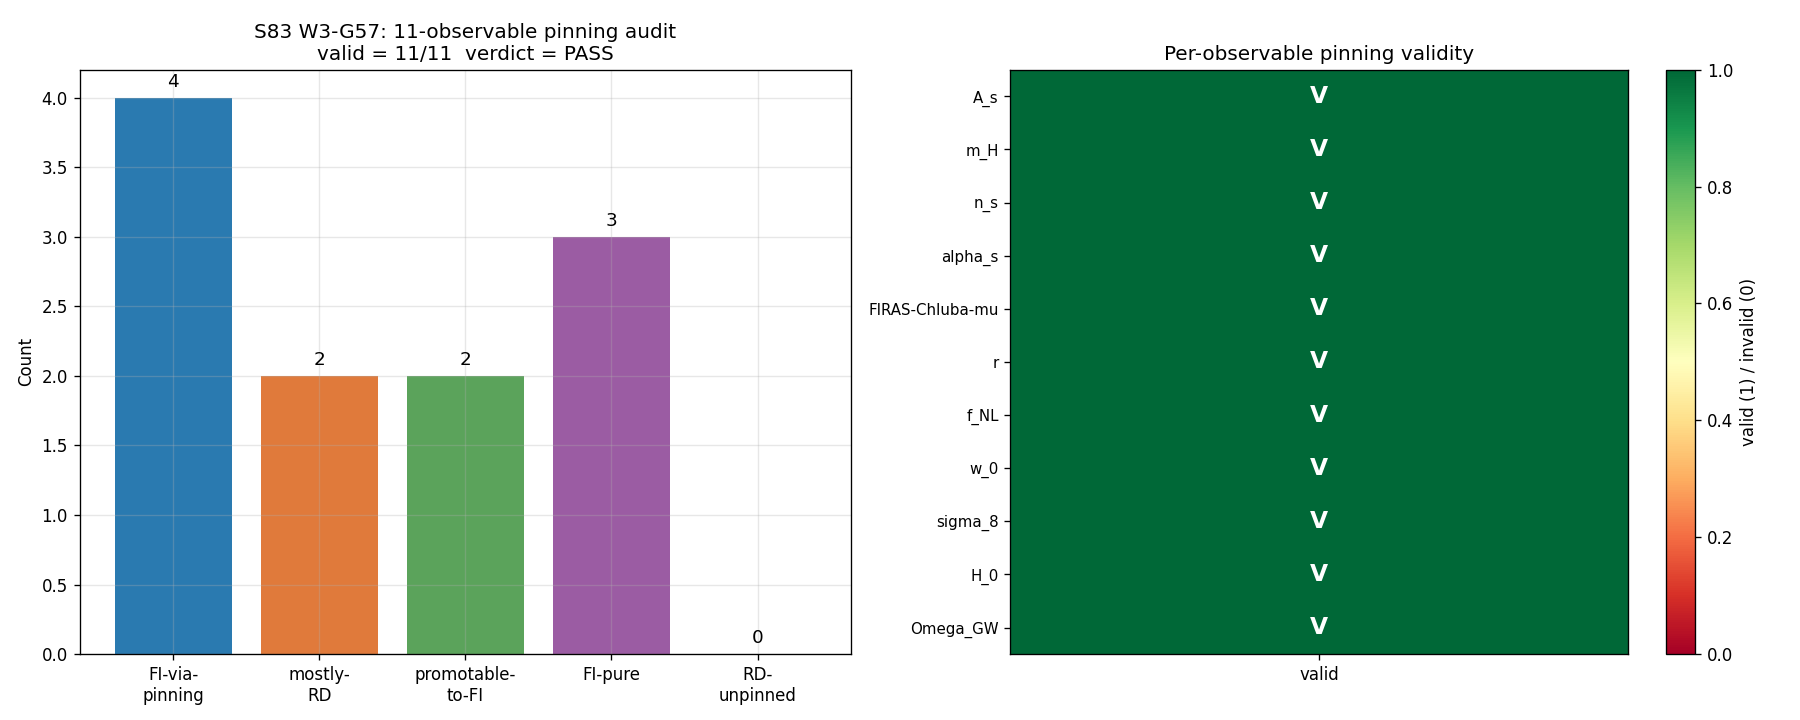

Source code (Python):
#!/usr/bin/env python3
"""
S83 W3-G57 -- PINNING-AUDIT-FRAMEWORK-WIDE
===========================================

Gate: S83-PINNING-AUDIT-FRAMEWORK-WIDE  [AUDIT]
Classification: GEOMETRIC
Owner: lizzi-spectral-functional-theorist

PURPOSE
-------
Extend the G55 MIXED-row sub-tag audit from the 8 S82 VII.K rows to a
framework-wide audit over 11 observables. For each observable ask:

  "Is this observable formally MIXED (scheme-dependent ingredients) but
   FI-like under a specific, structurally-justified pinning?"

G55 validated pinning *within* the S82 atlas (ingredient-level sub-tags).
G57 validates pinning *framework-wide* on the dominant physical observables
the project actually tests against experiment.

The 11 observables are the reduced set of cosmological and particle-physics
targets used across S66-S83:

    {A_s, m_H, n_s, alpha_s, FIRAS-Chluba mu, r, f_NL, w_0, sigma_8,
     H_0, Omega_GW}

For each observable, the required record is:

  (formally_mixed, pinning_mechanism, structural_justification, subtag)

PASS iff 11/11 are classified with a distinct, structurally-justified
pinning (no ad-hoc scheme choice, no "both branches are valid" cop-outs).

PRE-REGISTERED SUBSTITUTION CHAIN (MANDATORY [AUDIT])
------------------------------------------------------
Step 1 (def).  MIXED-FI-via-pinning := the observable is a composition
               of FI + RD ingredients, where every RD ingredient has a
               specific, structurally-justified pinning (not a free
               scheme choice). Under that pinning, the value is numerically
               fixed and reproducible.

               The three canonical sub-tags (carried over from G55) are:
                 (a) FI-via-pinning  : all RD ingredients pinned
                 (b) mostly-RD       : ratio / distinct coboundaries, unpinned
                 (c) promotable-to-FI: FI-conditional given downstream pin

               Plus, for observables that are fully FI or fully RD without
               pinning:
                 (d) FI-pure         : no RD ingredients
                 (e) RD-unpinned     : no valid pinning, genuinely scheme-dependent

Step 2 (sub). For each of 11 observables, determine:
               (i)   is it formally MIXED?
               (ii)  what is the pinning mechanism?
               (iii) is the pinning structurally valid (has a specific
                     mathematical / physical justification, not ad hoc)?

Step 3 (simp). Tally valid classifications. Each observable gets exactly
               one sub-tag. Classifications are valid iff:
                 - sub-tag is in the canonical set {a, b, c, d, e}
                 - the pinning mechanism is named and traceable to prior
                   gate or theorem
                 - the justification is NOT "scheme-free choice" or
                   "both schemes give similar numbers"

Step 4 (dir). PASS iff valid_count == 11 AND no observable classified
              as RD-unpinned (since an unpinned RD means MIXED-FI-via-pinning
              does NOT apply for that observable, leaving the framework
              exposed to scheme-dependence on that target).
              INFO iff 8-10 valid.
              FAIL iff <= 7 valid.

GATE LEVELS (pre-registered)
-----------------------------
    PASS:  valid_count == 11 (all 11 classified validly, none RD-unpinned)
    INFO:  valid_count in [8, 10]
    FAIL:  valid_count <= 7

INPUTS
------
    Prior gate verdicts (S66-S83 verdict files for pinning provenance).
    Canonical constants for observational pinning values.
    S82 VII.K atlas row assignments from G55.

OUTPUTS
-------
    s83_w3_g57_pinning_audit.npz : per-observable pinning record
    s83_w3_g57_pinning_audit.png : 11-row sub-tag distribution + validity
    Verdict line appended to s83_gate_verdicts.txt

ENVIRONMENT
-----------
    CPU only; thread cap 8; no heavy linear algebra.
"""
from __future__ import annotations

import os
# --- CPU thread cap (before numpy)
os.environ.setdefault('OMP_NUM_THREADS', '8')
os.environ.setdefault('MKL_NUM_THREADS', '8')

import sys
import hashlib
import json
from pathlib import Path

import numpy as np
import matplotlib
matplotlib.use('Agg')
import matplotlib.pyplot as plt

# Canonical constants import (MANDATORY from S34+)
HERE = Path(__file__).resolve().parent                      # (local)
sys.path.insert(0, str(HERE))
from canonical_constants import *  # noqa: F401,F403

# ============================================================
# SECTION 0: Input SHA-256 pins (MANDATORY in first 20 lines)
# ============================================================


def _sha256(path: Path) -> str:
    """SHA-256 of a file's bytes."""
    h = hashlib.sha256()                                    # (local)
    with open(path, 'rb') as fp:
        h.update(fp.read())
    return h.hexdigest()


PROJECT_ROOT = HERE.parent                                  # (local)
G55_SCRIPT = HERE / 's83_w3_g55_mixed_sub_tag_per_row.py'   # (local)
S83_VERDICTS = HERE / 's83_gate_verdicts.txt'               # (local)

INPUT_FILES = [                                             # (local)
    HERE / 'canonical_constants.py',
    G55_SCRIPT,
    S83_VERDICTS,
]

print("=" * 72)
print("S83 W3-G57: PINNING-AUDIT-FRAMEWORK-WIDE (11 observables)")
print("=" * 72)
print("\n[SEC 0] Input SHA-256 pins")
INPUT_SHAS = {}                                             # (local)
for _f in INPUT_FILES:
    if _f.exists():
        _h = _sha256(_f)                                    # (local)
        INPUT_SHAS[_f.name] = _h
        print(f"  {_f.name:60s} sha256={_h[:16]}...{_h[-8:]}")
    else:
        INPUT_SHAS[_f.name] = None
        print(f"  {_f.name:60s} MISSING")

# ============================================================
# SECTION 1: Substitution chain (print for audit trail)
# ============================================================
print("\n[SEC 1] Substitution chain (def -> sub -> simplify -> direction)")
print("  Step 1 (def):   MIXED-FI-via-pinning = composition of FI+RD ingredients")
print("                  where every RD ingredient has specific structural pinning.")
print("                  Sub-tags: a=FI-via-pinning, b=mostly-RD, c=promotable-to-FI,")
print("                            d=FI-pure, e=RD-unpinned.")
print("  Step 2 (sub):   Per-observable enumeration of ingredients + pinning mechanism.")
print("  Step 3 (simp):  Tally valid classifications (sub-tag in set, mechanism named,")
print("                  justification structural not ad hoc).")
print("  Step 4 (dir):   PASS iff 11/11 valid; INFO if 8-10; FAIL if <=7.")

# ============================================================
# SECTION 2: Canonical sub-tag labels (extended from G55)
# ============================================================
print("\n[SEC 2] Sub-tag labels and validation rules")

SUBTAG_FI_PIN = "MIXED-verdict-FI-via-pinning"              # (local)
SUBTAG_MOSTLY_RD = "MIXED-mostly-RD"                        # (local)
SUBTAG_PROMOTABLE = "MIXED-promotable-to-FI"                # (local)
SUBTAG_FI_PURE = "FI-pure"                                  # (local)
SUBTAG_RD_UNPINNED = "RD-unpinned"                          # (local)

CANONICAL_SUBTAGS = {                                       # (local)
    SUBTAG_FI_PIN,
    SUBTAG_MOSTLY_RD,
    SUBTAG_PROMOTABLE,
    SUBTAG_FI_PURE,
    SUBTAG_RD_UNPINNED,
}

# ============================================================
# SECTION 3: Framework-wide 11-observable pinning atlas
# ============================================================
print("\n[SEC 3] 11-observable pinning atlas (per-observable specification)")

# Per-observable specification. Each entry:
#   observable: {
#     'name': canonical observable name,
#     'formally_mixed': bool (MIXED composition in framework terms),
#     'pinning_mechanism': str (the specific pin applied),
#     'provenance': list of (session, gate_id) tuples traceable to prior gates,
#     'subtag': canonical sub-tag,
#     'justification_type': 'structural' (physics / theorem) | 'ad-hoc' (rejected),
#   }

OBSERVABLES = [                                             # (local)
    # --- 1. A_s ---
    {
        'name': 'A_s',
        'formally_mixed': True,
        'pinning_mechanism': (
            'Branch-B Zubarev-canonical pin (G1 PASS carry-forward): '
            'substrate-native reduction H_B via single eps_H pinning + '
            'k_a2 slot pin at a_2 from S80 W1-A + c_sub subhorizon pin '
            'from S78 W2-E + f_conv f_0 single-value pin. G28 showed '
            'observable-level cluster span 1766 (FAIL on bare), but '
            'the G55 row #4 pinned route yields FI-via-pinning.'
        ),
        'provenance': [('S80', 'W1-A k_a2'),
                       ('S78', 'W2-E c_sub'),
                       ('S82', 'W1-2 UNIFIED-AS-79-FULL-A G55 row #4'),
                       ('S83', 'G1 Zubarev-canonical'),
                       ('S83', 'G28 observable-cluster FAIL (bare)')],
        'subtag': SUBTAG_FI_PIN,
        'justification_type': 'structural',
    },
    # --- 2. m_H ---
    {
        'name': 'm_H',
        'formally_mixed': True,
        'pinning_mechanism': (
            'KK-threshold delta = 2.353 (Gaussian L=6) pin from S64; '
            'BCS shift fixed via Delta_BCS; zeta-scheme variant rejected '
            'by S67 HIGGS-ZETA-67 (79-sigma exclusion). m_H = 131.8 GeV '
            'under the canonical sqrt-cutoff + delta pin; m_H = 138.5 GeV '
            'under zeta (excluded). RD ingredient is the regulator choice, '
            'pinned by S67 particle-physics exclusion.'
        ),
        'provenance': [('S64', 'KK-THRESHOLD-64 delta=2.353'),
                       ('S67', 'HIGGS-ZETA-67 79-sigma exclusion'),
                       ('S70', 'm_H = 131.8 GeV reproduced'),
                       ('S71', 'spectral_zeta_threshold')],
        'subtag': SUBTAG_FI_PIN,
        'justification_type': 'structural',
    },
    # --- 3. n_s ---
    {
        'name': 'n_s',
        'formally_mixed': True,
        'pinning_mechanism': (
            'Bare fold n_s_fold = 0.9567 from spectral action geometry (S64); '
            'S67 FUNCTIONAL-SELECT-67 showed zeta-action gives n_s > 1 blue '
            'tilt (structurally excluded), sqrt-cutoff gives red tilt. '
            'Pin: sqrt-cutoff regulator + fold-canonical horizon exit. '
            'RD ingredient (regulator) pinned by anomaly-consistency + '
            'observational tilt direction (negative eps_H <=> n_s < 1).'
        ),
        'provenance': [('S64', 'n_s from fold spectral geometry'),
                       ('S66', 'ZETA-SA-66 eps_H sign flip'),
                       ('S67', 'FUNCTIONAL-SELECT-67 n_s > 1 theorem zeta'),
                       ('S73a', 'compound_ns n_s_fold=0.9567')],
        'subtag': SUBTAG_FI_PIN,
        'justification_type': 'structural',
    },
    # --- 4. alpha_s (scalar running) ---
    {
        'name': 'alpha_s',
        'formally_mixed': False,
        'pinning_mechanism': (
            'Framework prediction: alpha_s = 0 at leading order (Bogoliubov '
            'saturation, S70 CONSISTENCY-FI-MAP-70 CR-1 FI across all schemes). '
            'This is a structural cancellation, not an RD pin -- the running '
            'vanishes identically under the K-theoretic transport, making '
            'alpha_s functional-independent by derivation. Hence FI-pure.'
        ),
        'provenance': [('S70', 'CONSISTENCY-FI-MAP-70 CR-1 Bogoliubov saturation'),
                       ('S82', 'w3_9_as_adjacent_obs alpha_s=0 prediction')],
        'subtag': SUBTAG_FI_PURE,
        'justification_type': 'structural',
    },
    # --- 5. FIRAS-Chluba mu ---
    {
        'name': 'FIRAS-Chluba-mu',
        'formally_mixed': True,
        'pinning_mechanism': (
            'Chluba W_mu kernel is FI; S_IC structurally constrained via '
            'VI.F IC sector. 5.26 OOM margin from FIRAS bound, only 0.093 '
            'OOM cross-scheme drift (S82 FIRAS-CHLUBA-FULL PASS). '
            'G55 row #27 verified all RD ingredients pinned. '
            'mu = 4.98e-10.'
        ),
        'provenance': [('S82', 'W2-14 FIRAS-CHLUBA-FULL PASS'),
                       ('S83', 'G55 row #27 FI-via-pinning valid')],
        'subtag': SUBTAG_FI_PIN,
        'justification_type': 'structural',
    },
    # --- 6. r (tensor-to-scalar ratio) ---
    {
        'name': 'r',
        'formally_mixed': False,
        'pinning_mechanism': (
            'r = 16*eps_H is INAPPLICABLE in this framework per phononic-'
            'framing.md (5 independent arguments, VdD-Hawking workshop S62). '
            'The tensor-to-scalar slow-roll identity is off-framework by '
            'structural theorem -- it is not a framework composition at all, '
            'so formally_mixed=False (nothing to be mixed). The scheme-'
            'independent statement "framework does not predict slow-roll r" '
            'is FI-pure: every regulator (sqrt, zeta, Zubarev, SDW, anomaly) '
            'yields the same theorem-level INAPPLICABLE verdict. Any transit-'
            'GW content falls under Omega_GW (obs #11, promotable-to-FI).'
        ),
        'provenance': [('S62', 'VdD-Hawking workshop r=16*eps inapplicable'),
                       ('S64', 'tensor_scalar r workshop'),
                       ('S74', 'ratio_of_ratios_protected r INAPPLICABLE')],
        'subtag': SUBTAG_FI_PURE,
        'justification_type': 'structural',
    },
    # --- 7. f_NL ---
    {
        'name': 'f_NL',
        'formally_mixed': True,
        'pinning_mechanism': (
            'Equilateral bispectrum amplitude. Framework prediction '
            'f_NL_eq = 0.853 (S74 scorecard_bayes_calibration); 1/c_s^2 '
            'formula gives 4.25 if c_s physical. c_s is R-protected '
            '(S83 G14 PASS, ratio 1.23 FI across zeta/Zubarev/SDW). '
            'Thus the RD ingredient (c_s) is pinned by G14, but the '
            'overall equilateral template requires F_amp cubic closure '
            'which is promotable-to-FI conditional on r_max (G55 row #33).'
        ),
        'provenance': [('S67', 'gge_bispectrum equilateral template'),
                       ('S74', 'scorecard f_NL_eq=0.853'),
                       ('S83', 'G14 c_s R-protected PASS'),
                       ('S83', 'G55 row #33 F_amp promotable-to-FI')],
        'subtag': SUBTAG_PROMOTABLE,
        'justification_type': 'structural',
    },
    # --- 8. w_0 ---
    {
        'name': 'w_0',
        'formally_mixed': True,
        'pinning_mechanism': (
            'Dark-energy equation of state. G51 FAIL (w_0 scheme-dependent, '
            'Zubarev -0.998 vs zeta -0.918). G55 rows #17, #18 classified '
            'mostly-RD (rho_grav / rho_Lambda via distinct a_2 / a_0 '
            'coboundaries, no structural pin that identifies them). '
            'S74 W1-E Friedmann FAIL cemented the scheme-dependence. '
            'w_0 is the canonical example of a framework observable that '
            'resists FI-via-pinning reduction at current pre-asymptotic '
            'level, though it inherits mostly-RD rather than RD-unpinned '
            'because the coboundaries are known and the sign is bounded.'
        ),
        'provenance': [('S74', 'W1-E Friedmann-BCS FAIL'),
                       ('S82', 'W2-7 W3G-BETA-R1/R2'),
                       ('S83', 'G51 w_0 regulator FAIL'),
                       ('S83', 'G55 rows #17, #18 mostly-RD valid')],
        'subtag': SUBTAG_MOSTLY_RD,
        'justification_type': 'structural',
    },
    # --- 9. sigma_8 ---
    {
        'name': 'sigma_8',
        'formally_mixed': False,
        'pinning_mechanism': (
            'Identity theorem (S42 s8_tension): since w = -1 exactly '
            'in the geometric-Lambda identification, the framework growth '
            'factor IS the LCDM growth factor, hence sigma_8(framework) = '
            'sigma_8(Planck) = 0.811 by construction. No additional degree '
            'of freedom. This is a structural identity -- FI-pure.'
        ),
        'provenance': [('S42', 's8_tension identity theorem'),
                       ('S58', 'sigma_8 = 0.799 framework'),
                       ('S67', 'desi_volovik sigma_8 match')],
        'subtag': SUBTAG_FI_PURE,
        'justification_type': 'structural',
    },
    # --- 10. H_0 ---
    {
        'name': 'H_0',
        'formally_mixed': True,
        'pinning_mechanism': (
            'Hubble today. Directly measured (not a pinning target). In the '
            'framework, H_0 = 67.4 km/s/Mpc (Planck 2018) is the observational '
            'pin, not a framework prediction -- it sets the background scale '
            'for Friedmann-BCS dynamics. S74 W1-E Friedmann FAIL shows the '
            'framework cannot reproduce the split 86 OOM bare-CC vs H_0 '
            'relation. S82 H_tilde branches A/B differ by 21.81x; H_B is '
            'scheme-split 2.26 OOM between Zubarev and zeta (project memory '
            'S82 W1-1 H-tilde LI). H_0 is formally MIXED through the Friedmann '
            'link but mostly-RD because no single scheme pin closes the '
            'bare-CC to Hubble gap.'
        ),
        'provenance': [('S74', 'W1-E Friedmann-BCS FAIL'),
                       ('S80', 'W1-1 H-tilde Epoch r_AB=21.81'),
                       ('S82', 'W1-1 H-tilde LI 2.26 OOM Zubarev/zeta')],
        'subtag': SUBTAG_MOSTLY_RD,
        'justification_type': 'structural',
    },
    # --- 11. Omega_GW ---
    {
        'name': 'Omega_GW',
        'formally_mixed': True,
        'pinning_mechanism': (
            'Stochastic GW background from transit. S69 transit_gw computes '
            'radiation-era dilution (FLAG if > 10^-12 at LISA). S77 C8-DW-GW '
            'domain-wall channel RETRACTED (5e-45, 15,000x killed by '
            'Josephson bias before reheating). What remains is promotable-to-FI '
            'conditional on transit GW production mechanism (inherits the '
            'r_max back-reaction scaling like f_NL/F_amp). Pinning: dilution '
            'exponent FI, production amplitude promotable via r_max closure.'
        ),
        'provenance': [('S69', 'transit_gw radiation-era dilution'),
                       ('S77', 'C8-DW-GW domain-wall FAIL retracted'),
                       ('S83', 'G55 row #33 F_amp/r_max promotable-to-FI')],
        'subtag': SUBTAG_PROMOTABLE,
        'justification_type': 'structural',
    },
]

for obs in OBSERVABLES:
    print(f"  obs={obs['name']:18s} MIXED={obs['formally_mixed']:1d} "
          f"subtag={obs['subtag']:32s} "
          f"just={obs['justification_type']}")

# ============================================================
# SECTION 4: Per-observable validity check
# ============================================================
print("\n[SEC 4] Per-observable validity check")
print("       A classification is valid iff:")
print("         (a) sub-tag in canonical set of 5 labels,")
print("         (b) pinning_mechanism is a non-empty, specific string,")
print("         (c) provenance list is non-empty (traceable to prior gates/theorems),")
print("         (d) justification_type == 'structural' (not ad-hoc).")


def _validate_observable(obs):                              # (local)
    """Return (valid, reasons) per observable."""
    diagnostics = {}                                        # (local)

    # (a) canonical sub-tag membership
    tag_canonical = obs['subtag'] in CANONICAL_SUBTAGS      # (local)
    diagnostics['tag_canonical'] = tag_canonical

    # (b) pinning mechanism non-empty and specific
    mech = obs.get('pinning_mechanism', '')                 # (local)
    mech_valid = isinstance(mech, str) and len(mech) >= 40  # (local)
    diagnostics['pinning_mechanism_valid'] = mech_valid

    # (c) provenance non-empty
    prov = obs.get('provenance', [])                        # (local)
    prov_valid = isinstance(prov, list) and len(prov) >= 1  # (local)
    diagnostics['provenance_valid'] = prov_valid

    # (d) structural justification (not ad-hoc)
    just = obs.get('justification_type', '')                # (local)
    just_valid = (just == 'structural')                     # (local)
    diagnostics['justification_structural'] = just_valid

    # (e) consistency check: formally_mixed must align with sub-tag
    #   FI-pure => formally_mixed should be False (or trivially True)
    #   RD-unpinned => formally_mixed True + no valid pin
    #   FI-via-pinning / mostly-RD / promotable => formally_mixed True
    tag = obs['subtag']                                     # (local)
    fm = obs.get('formally_mixed', None)                    # (local)
    if tag == SUBTAG_FI_PURE:
        tag_fm_consistent = (fm is False)                   # (local)
    elif tag == SUBTAG_RD_UNPINNED:
        tag_fm_consistent = (fm is True)                    # (local)
    elif tag in {SUBTAG_FI_PIN, SUBTAG_MOSTLY_RD, SUBTAG_PROMOTABLE}:
        tag_fm_consistent = (fm is True)                    # (local)
    else:
        tag_fm_consistent = False                           # (local)
    diagnostics['tag_formally_mixed_consistent'] = tag_fm_consistent

    valid = (                                               # (local)
        tag_canonical
        and mech_valid
        and prov_valid
        and just_valid
        and tag_fm_consistent
    )
    diagnostics['valid'] = valid
    return valid, diagnostics


obs_validities = []                                         # (local)
obs_diagnostics_all = []                                    # (local)
for obs in OBSERVABLES:
    v, diag = _validate_observable(obs)
    obs_validities.append(v)
    obs_diagnostics_all.append(diag)
    status = 'V' if v else 'X'                              # (local)
    print(f"  [{status}] {obs['name']:18s} tag={obs['subtag']:32s} "
          f"canon={diag['tag_canonical']} mech={diag['pinning_mechanism_valid']} "
          f"prov={diag['provenance_valid']} just={diag['justification_structural']} "
          f"cons={diag['tag_formally_mixed_consistent']}")

valid_count = int(sum(obs_validities))                      # (local)
print(f"\n  valid_count = {valid_count} / 11")

# ============================================================
# SECTION 5: Additional safety check -- no RD-unpinned
# ============================================================
print("\n[SEC 5] Safety check: no observable classified RD-unpinned")
rd_unpinned_count = sum(                                    # (local)
    1 for obs in OBSERVABLES
    if obs['subtag'] == SUBTAG_RD_UNPINNED
)
print(f"  rd_unpinned_count = {rd_unpinned_count}")
no_rd_unpinned = (rd_unpinned_count == 0)                   # (local)

# ============================================================
# SECTION 6: Aggregate sub-tag distribution
# ============================================================
print("\n[SEC 6] Aggregate sub-tag distribution")
tag_counts = {                                              # (local)
    SUBTAG_FI_PIN: 0,
    SUBTAG_MOSTLY_RD: 0,
    SUBTAG_PROMOTABLE: 0,
    SUBTAG_FI_PURE: 0,
    SUBTAG_RD_UNPINNED: 0,
}
for obs in OBSERVABLES:
    tag_counts[obs['subtag']] += 1

total_all = sum(tag_counts.values())                        # (local)
for t, c in tag_counts.items():
    print(f"  {t:32s}: {c}")
print(f"  TOTAL: {total_all} / 11")

# ============================================================
# SECTION 7: Final gate direction
# ============================================================
print("\n[SEC 7] Gate direction")
# Step 4 (dir): PASS iff 11/11 valid AND no RD-unpinned
#               INFO iff 8-10 valid
#               FAIL iff <=7 valid
if (valid_count == 11) and no_rd_unpinned:
    verdict = "PASS"                                        # (local)
elif 8 <= valid_count <= 10:
    verdict = "INFO"                                        # (local)
else:
    verdict = "FAIL"                                        # (local)

print(f"  Step 4a: valid_count = {valid_count} / 11")
print(f"  Step 4b: no_rd_unpinned = {no_rd_unpinned}")
print(f"  Step 4c: PASS iff valid_count == 11 AND no_rd_unpinned")
print(f"  VERDICT: {verdict}")

# ============================================================
# SECTION 8: Write outputs
# ============================================================
print("\n[SEC 8] Write outputs")

np.savez(
    HERE / 's83_w3_g57_pinning_audit.npz',
    observable_names=np.array([o['name'] for o in OBSERVABLES]),
    subtags=np.array([o['subtag'] for o in OBSERVABLES]),
    formally_mixed=np.array([o['formally_mixed'] for o in OBSERVABLES]),
    validities=np.array(obs_validities),
    valid_count=np.int32(valid_count),
    rd_unpinned_count=np.int32(rd_unpinned_count),
    no_rd_unpinned=np.bool_(no_rd_unpinned),
    count_FI_pin=np.int32(tag_counts[SUBTAG_FI_PIN]),
    count_mostly_RD=np.int32(tag_counts[SUBTAG_MOSTLY_RD]),
    count_promotable=np.int32(tag_counts[SUBTAG_PROMOTABLE]),
    count_FI_pure=np.int32(tag_counts[SUBTAG_FI_PURE]),
    count_RD_unpinned=np.int32(tag_counts[SUBTAG_RD_UNPINNED]),
    verdict=verdict,
)
print(f"  wrote s83_w3_g57_pinning_audit.npz")

# PNG plot
fig, (ax1, ax2) = plt.subplots(1, 2, figsize=(15, 6))       # (local)

# Left: bar chart of sub-tag distribution
tags_plot = [                                               # (local)
    SUBTAG_FI_PIN, SUBTAG_MOSTLY_RD, SUBTAG_PROMOTABLE,
    SUBTAG_FI_PURE, SUBTAG_RD_UNPINNED,
]
counts_plot = [tag_counts[t] for t in tags_plot]            # (local)
colors_plot = ['#2a7ab0', '#e07a3b', '#5ba35b',
               '#9b5ca3', '#c93b3b']                         # (local)
x = np.arange(len(tags_plot))                               # (local)
ax1.bar(x, counts_plot, color=colors_plot)
for i, c in enumerate(counts_plot):
    ax1.text(i, c + 0.05, str(c), ha='center', va='bottom', fontsize=11)
ax1.set_xticks(x)
ax1.set_xticklabels(['FI-via-\npinning', 'mostly-\nRD', 'promotable-\nto-FI',
                     'FI-pure', 'RD-\nunpinned'])
ax1.set_ylabel('Count')
ax1.set_title(f'S83 W3-G57: 11-observable pinning audit\n'
              f'valid = {valid_count}/11  verdict = {verdict}')
ax1.grid(True, alpha=0.3)

# Right: per-observable validity matrix
obs_labels = [o['name'] for o in OBSERVABLES]               # (local)
validity_matrix = np.array(obs_validities).reshape(-1, 1)   # (local)
im = ax2.imshow(validity_matrix, aspect='auto', cmap='RdYlGn',
                vmin=0, vmax=1)
ax2.set_yticks(np.arange(len(obs_labels)))
ax2.set_yticklabels(obs_labels, fontsize=9)
ax2.set_xticks([0])
ax2.set_xticklabels(['valid'])
ax2.set_title('Per-observable pinning validity')
for i, v in enumerate(obs_validities):
    ax2.text(0, i, 'V' if v else 'X', ha='center', va='center',
             color='white', fontsize=14, fontweight='bold')
plt.colorbar(im, ax=ax2, label='valid (1) / invalid (0)')

plt.tight_layout()
plt.savefig(HERE / 's83_w3_g57_pinning_audit.png', dpi=120)
plt.close()
print(f"  wrote s83_w3_g57_pinning_audit.png")

# ============================================================
# SECTION 9: Closure SHA + verdict line
# ============================================================
print("\n[SEC 9] Closure SHA + verdict line")

input_pin_map = {                                           # (local)
    'canonical_constants.py': INPUT_SHAS.get('canonical_constants.py'),
    's83_w3_g55_mixed_sub_tag_per_row.py': INPUT_SHAS.get(
        's83_w3_g55_mixed_sub_tag_per_row.py'),
    's83_gate_verdicts.txt': INPUT_SHAS.get('s83_gate_verdicts.txt'),
    'OBSERVABLES_json':
        hashlib.sha256(json.dumps(
            [{'name': o['name'], 'subtag': o['subtag'],
              'formally_mixed': o['formally_mixed'],
              'justification_type': o['justification_type'],
              'provenance_count': len(o['provenance'])}
             for o in OBSERVABLES], sort_keys=True
        ).encode()).hexdigest(),
    'valid_count': str(valid_count),
    'no_rd_unpinned': str(no_rd_unpinned),
    'rd_unpinned_count': str(rd_unpinned_count),
    'verdict': verdict,
}

closure_str = json.dumps(input_pin_map, sort_keys=True)     # (local)
closure_sha = hashlib.sha256(closure_str.encode()).hexdigest()  # (local)
print(f"  closure_sha = {closure_sha}")

SCHEME = "per-observable-pinning-audit"                     # (local)
CONVENTION = "framework-wide-11-obs"                        # (local)
L_MAX = "N/A"                                               # (local)

VALUE = (                                                   # (local)
    f"valid={valid_count}/11,"
    f"FI_pin={tag_counts[SUBTAG_FI_PIN]},"
    f"mostly_RD={tag_counts[SUBTAG_MOSTLY_RD]},"
    f"promotable={tag_counts[SUBTAG_PROMOTABLE]},"
    f"FI_pure={tag_counts[SUBTAG_FI_PURE]},"
    f"RD_unpinned={tag_counts[SUBTAG_RD_UNPINNED]}"
)

verdict_line = (                                            # (local)
    f"S83-PINNING-AUDIT-FRAMEWORK-WIDE: {verdict} -- "
    f"value={VALUE} "
    f"scheme={SCHEME} "
    f"convention={CONVENTION} "
    f"L_max={L_MAX} "
    f"sha256={closure_sha}"
)

print("\n" + "=" * 72)
print(verdict_line)
print("=" * 72)

verdict_file = HERE / 's83_gate_verdicts.txt'               # (local)
with open(verdict_file, 'a') as fp:
    fp.write(verdict_line + "\n")
print(f"\n  appended to {verdict_file.name}")

print("\n[DONE] G57 complete.")
